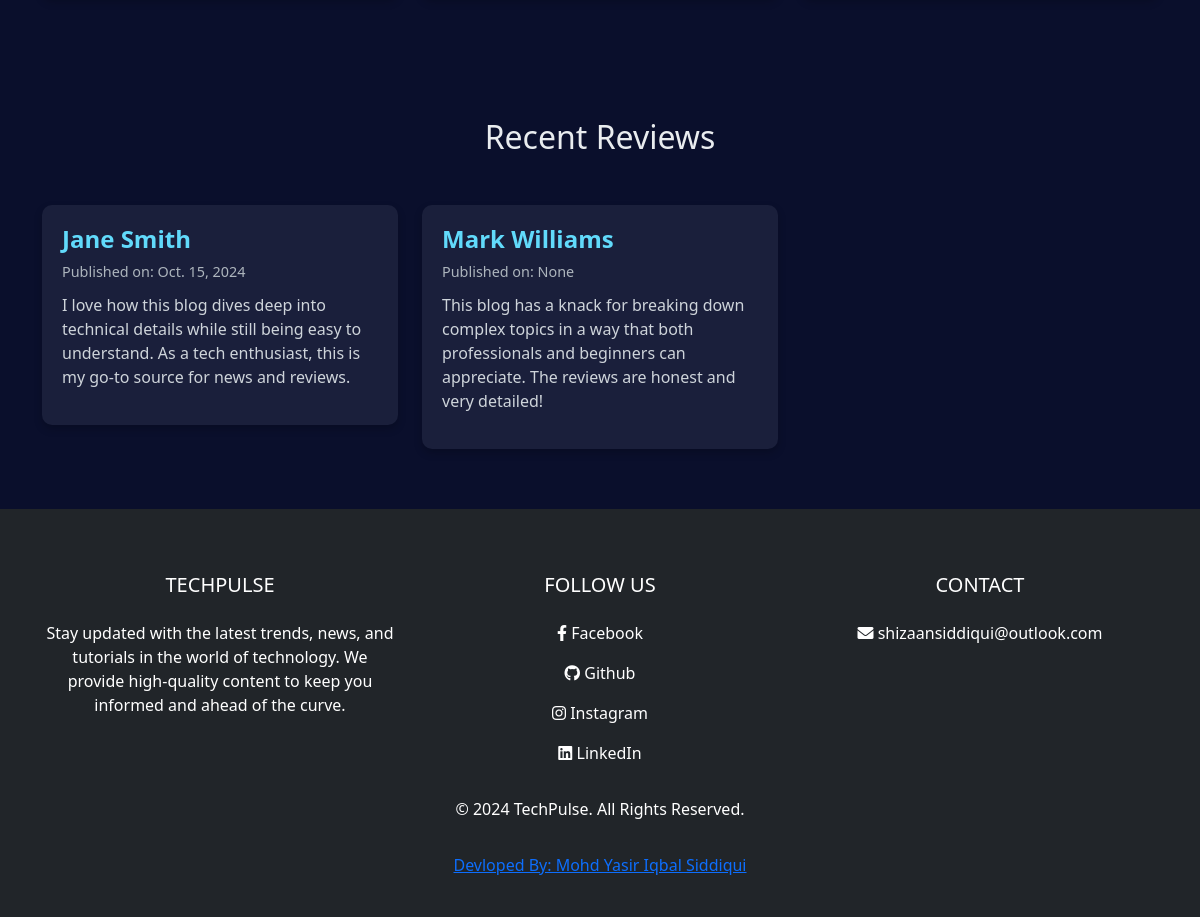
/ (lower part), run on an earlier commit of the app's database.
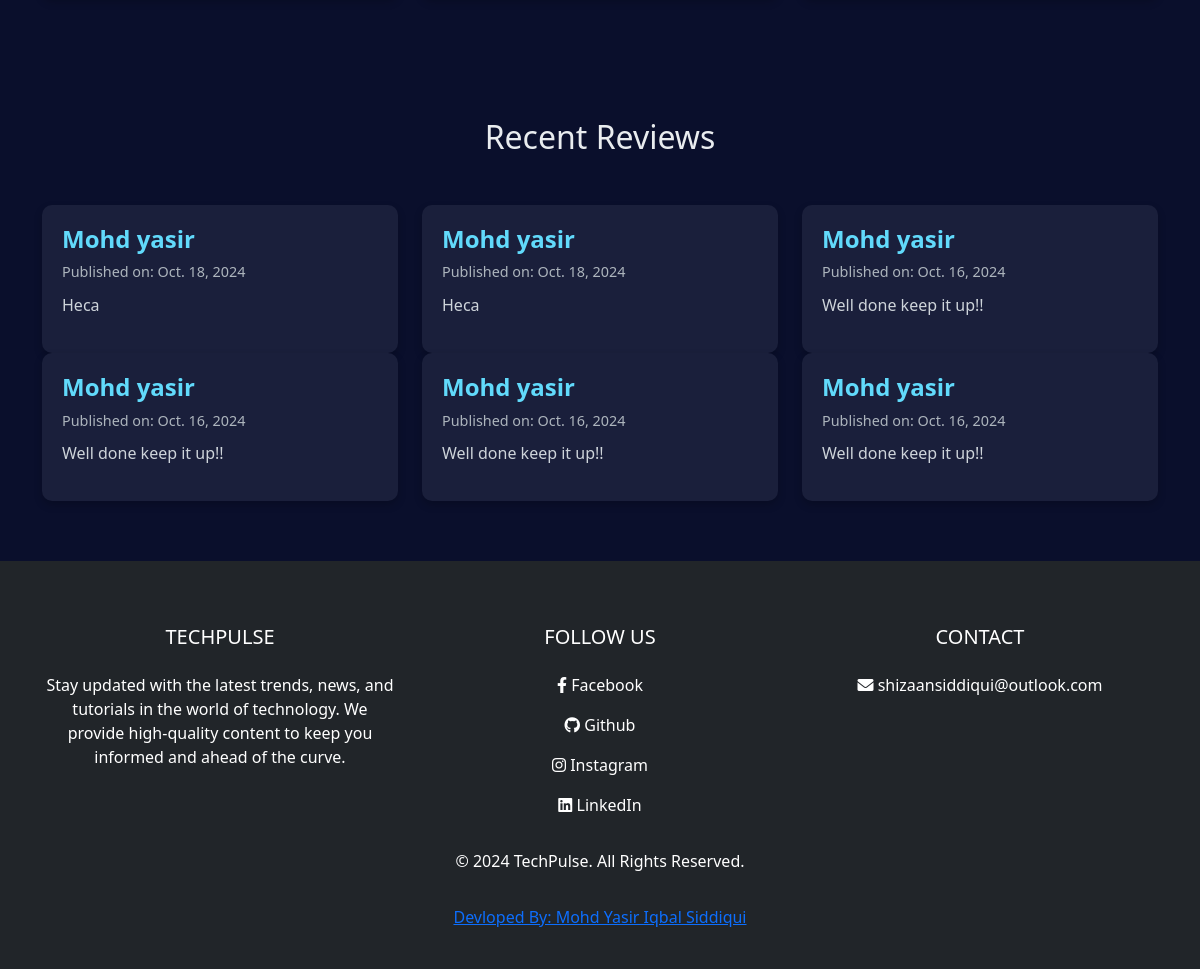
And on a later commit of the database.
### user/models.py (models this page shows, shortened)
class review(models.Model):
    name = models.CharField(max_length=50, null=True)
    email = models.EmailField(max_length=50, null=True)
    feedback = models.TextField(null=True)
    date = models.DateField(auto_now_add=True)

### user/views.py (the view)
# urls.py: 2. Add a URL to urlpatterns:  path('', views.home, name='home')
def home(request):
    rec = blog.objects.order_by('-date_added')[:3]
    recrev = review.objects.order_by('-date')[:6]
    return render(request, 'index.html', {'rec': rec, 'recrev': recrev })

### templates/index.html (shortened to what this page needs)
{% extends "base.html" %}
{% load static %}
    {% block content %}
  <section class="recent-articles">
  </section>
  <section class="recent-articles">
    <div class="container">
      <h2 class="text-center mb-5">Recent Reviews</h2>
      <div class="row">
         {% for recrev in recrev %}
        <div class="col-md-4">
          <div class="article-card">
            <div class="article-content">
              <h3 class="article-title">{{recrev.name}}</h3>
              <p class="article-date">Published on: {{recrev.date}}</p>
              <p class="article-desc">{{recrev.feedback}}</p>
            </div>
          </div>
        </div>
        {% endfor %}
      </div>
    </div>
  </section>
  {% endblock %}

What changed in the data, as far as the page shows it:
no longer on this page (row unchanged): review: name "Jane Smith", date "Oct. 15, 2024", feedback "I love how this blog dives deep into technical details while still being easy to understand. As a tech enthusiast, this is my go-to source for news and reviews."
no longer on this page (row unchanged): review: name "Mark Williams", date "None", feedback "This blog has a knack for breaking down complex topics in a way that both professionals and beginners can appreciate. The reviews are honest and very detailed!"
added review: name "Mohd yasir", date "Oct. 18, 2024", feedback "Heca"
added review: name "Mohd yasir", date "Oct. 18, 2024", feedback "Heca"
added review: name "Mohd yasir", date "Oct. 16, 2024", feedback "Well done keep it up!!"
added review: name "Mohd yasir", date "Oct. 16, 2024", feedback "Well done keep it up!!"
added review: name "Mohd yasir", date "Oct. 16, 2024", feedback "Well done keep it up!!"
added review: name "Mohd yasir", date "Oct. 16, 2024", feedback "Well done keep it up!!"
